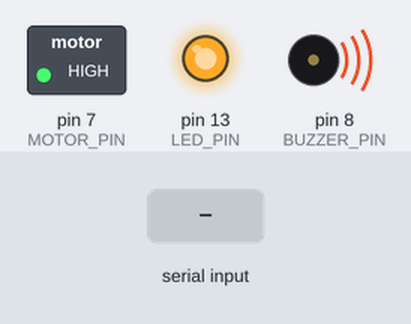
Recording of a sketch running on a simulated Arduino Uno, built with avr-gcc and run on an emulated ATmega328P. Shown: switched loads named in the sketch (green lamp = pin HIGH), output pins drawn as LEDs (lit = HIGH), buzzer (waves = sounding, pin HIGH). Inputs (shaded band) come from the test bench.

Above: at 1.2 s.
1.3 s: "G" received over Serial
At 2.2 s:
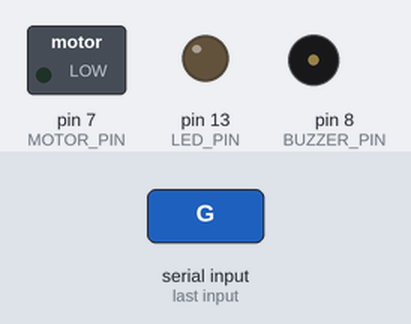
Timing chart, 0 to 4.3 s (numbered marks = the images above; inputs shaded):
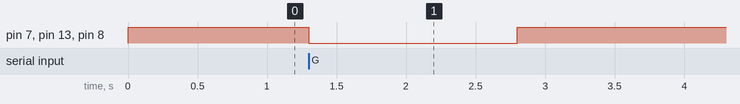

The sketch:

motor_control.ino
```cpp
/*
 * Motor cutoff controller for the depth-estimation safety system.
 *
 * Receives single characters from zeo.py over USB serial (9600 baud):
 *   'G' = GO   -> motor ON,  buzzer OFF
 *   'S' = STOP -> motor OFF, buzzer ON, LED ON
 *
 * Failsafe: zeo.py sends a command every frame. If nothing arrives for
 * FAILSAFE_TIMEOUT_MS (script crashed, cable unplugged, laptop froze),
 * the motor is cut. The motor is also OFF at power-up until the first 'G'.
 *
 * EDIT THE PINS BELOW TO MATCH YOUR WIRING.
 */

// ---- Configuration ----
const uint8_t  MOTOR_PIN   = 7;      // Relay IN pin or motor-driver enable pin
const uint8_t  BUZZER_PIN  = 8;      // Active buzzer (optional)
const uint8_t  LED_PIN     = LED_BUILTIN;
const bool     MOTOR_ACTIVE_LOW = true;   // true: relay modules that switch ON with LOW
                                          // false: transistor/driver that switches ON with HIGH
const unsigned long FAILSAFE_TIMEOUT_MS = 1500;
const long     BAUD_RATE   = 9600;   // Must match zeo.py

unsigned long lastCommandTime = 0;
bool motorOn = false;

void setMotor(bool on) {
  motorOn = on;
  digitalWrite(MOTOR_PIN, (on != MOTOR_ACTIVE_LOW) ? HIGH : LOW);
  digitalWrite(BUZZER_PIN, on ? LOW : HIGH);
  digitalWrite(LED_PIN, on ? LOW : HIGH);
}

void setup() {
  pinMode(MOTOR_PIN, OUTPUT);
  pinMode(BUZZER_PIN, OUTPUT);
  pinMode(LED_PIN, OUTPUT);
  setMotor(false);                   // safe state at boot
  Serial.begin(BAUD_RATE);
  lastCommandTime = millis();
}

void loop() {
  while (Serial.available() > 0) {
    char c = Serial.read();
    if (c == 'G') {
      setMotor(true);
      lastCommandTime = millis();
    } else if (c == 'S') {
      setMotor(false);
      lastCommandTime = millis();
    }
    // any other byte is ignored
  }

  // Failsafe: no command from the PC -> stop
  if (motorOn && (millis() - lastCommandTime > FAILSAFE_TIMEOUT_MS)) {
    setMotor(false);
  }
}
```

Measured:
- after the input at 1.3 s, pin 7 (MOTOR_PIN), pin 13 (LED_PIN), pin 8 (BUZZER_PIN): HIGH → LOW at once, → HIGH 1.5 s later
